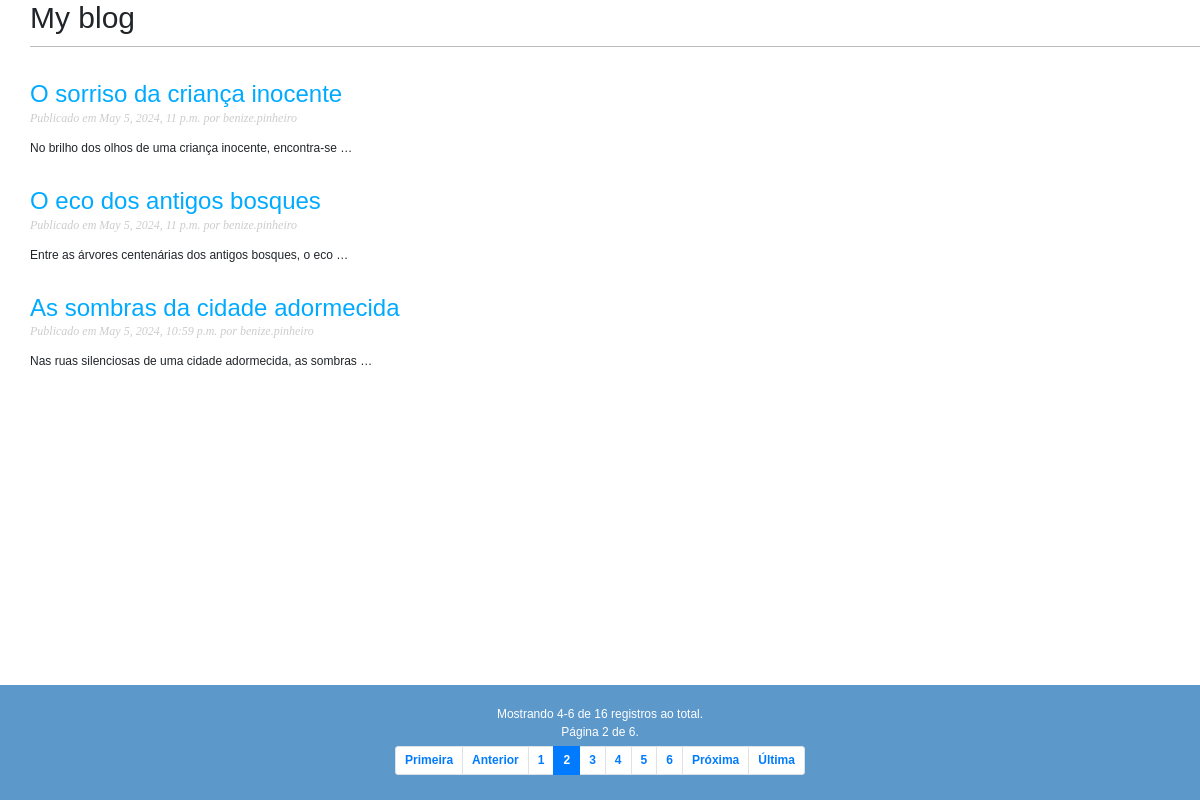
Screenshot of /?page=2 with the database file from the repository.
### blog/models.py (models this page shows, shortened)
class Post(models.Model):
    class Status(models.TextChoices):
        DRAFT = 'DF', 'Draft'
        PUBLISHED = 'PB', 'Published'
    STATUS = (
        ('DF', 'Draft'),
        ('PB', 'Published')
    )
    title = models.CharField(max_length=250)
    slug = models.SlugField(max_length=250,
                            unique_for_date='publish')
    author = models.ForeignKey(User,
                               on_delete=models.CASCADE,
                               related_name='blog_posts')
    body = models.TextField()
    publish = models.DateTimeField(default=timezone.now)
    created = models.DateTimeField(auto_now_add=True)
    updated = models.DateTimeField(auto_now=True)
    status = models.CharField(max_length=2,
                              choices=Status.choices,
                              default=Status.DRAFT)
    objects = models.Manager()
    published = PublishedManager()
    class Meta:
        ordering = ['-publish']
        indexes = [
            models.Index(fields=['-publish'])
        ]
    def get_absolute_url(self):
        return reverse('blog:post_detail',
                        args=[self.publish.day,
                        self.publish.month,
                        self.publish.year,
                        self.slug])

### blog/views.py (the view)
# urls.py: path('', views.post_list, name='post_list'),
def post_list(request):
    post_list = Post.published.all()
    paginator = Paginator(post_list, 3)
    page_number = request.GET.get('page', 1)
    try:
        posts = paginator.page(page_number)
    except PageNotAnInteger:
        posts = paginator.page(1)
    except EmptyPage:
        posts = paginator.page(paginator.num_pages)
    return render(request, 'blog/post/list.html', {'posts': posts})

### blog/models.py (called while the page is built)
    def get_queryset(self):
        return super().get_queryset().filter(status=Post.Status.PUBLISHED)

### blog/templates/blog/post/list.html (shortened to what this page needs)
{% extends "blog/base.html" %}
{% block content %}
<h1 id="titulo_blog">My blog</h1>
    <div id="posts">
    {% for post in posts %}
        <h2>
            <a href="{{ post.get_absolute_url }}">
                {{ post.title }}
            </a>
        </h2>
        <p class="date">
            Publicado em {{ post.publish }} por {{ post.author }}
        </p>
        {{ post.body|truncatewords:9|linebreaks }}
    {% endfor %}
    <footer style="position: fixed;">
    {% include "blog/pagination.html" with page=posts %}
    </footer>
    </div>
{% endblock %}

### blog/static/css/blog.css (style rules this page uses)
:root { font-size: 12px; }
body { margin:0; padding:0; font-family:helvetica, sans-serif; }
a { color:#00abff; text-decoration:none; }
h1 { font-weight:normal; border-bottom:1px solid #bbb; padding:0 0 10px 0; }
h2 { font-weight:normal; margin:30px 0 0; }
p.date { color:#ccc; font-family: georgia, serif; font-size: 12px; font-style: italic; }
footer { position: fixed; left: 0; bottom: 0; width: 100%; background-color: #5d98cb; color: #fff; text-align: center; padding: 20px; }
#titulo_blog { position: fixed; width: 100%; background-color: white; }
#posts, #sidebar { margin-top: 80px; }

### rows the page displays
Post: title "O sorriso da criança inocente", publish "May 5, 2024, 11 p.m.", author "benize.pinheiro", body "No brilho dos olhos de uma criança inocente, encontra-se …"
Post: title "O eco dos antigos bosques", publish "May 5, 2024, 11 p.m.", author "benize.pinheiro", body "Entre as árvores centenárias dos antigos bosques, o eco …"
Post: title "As sombras da cidade adormecida", publish "May 5, 2024, 10:59 p.m.", author "benize.pinheiro", body "Nas ruas silenciosas de uma cidade adormecida, as sombras …"

### other values shown
{{ page.start_index }} "4"
{{ page.end_index }} "6"
{{ page.paginator.count }} "16"
{{ page.number }} "2"
{{ page.paginator.num_pages }} "6"
{{ i }} "1" "2" "3" "4" "5" "6"
